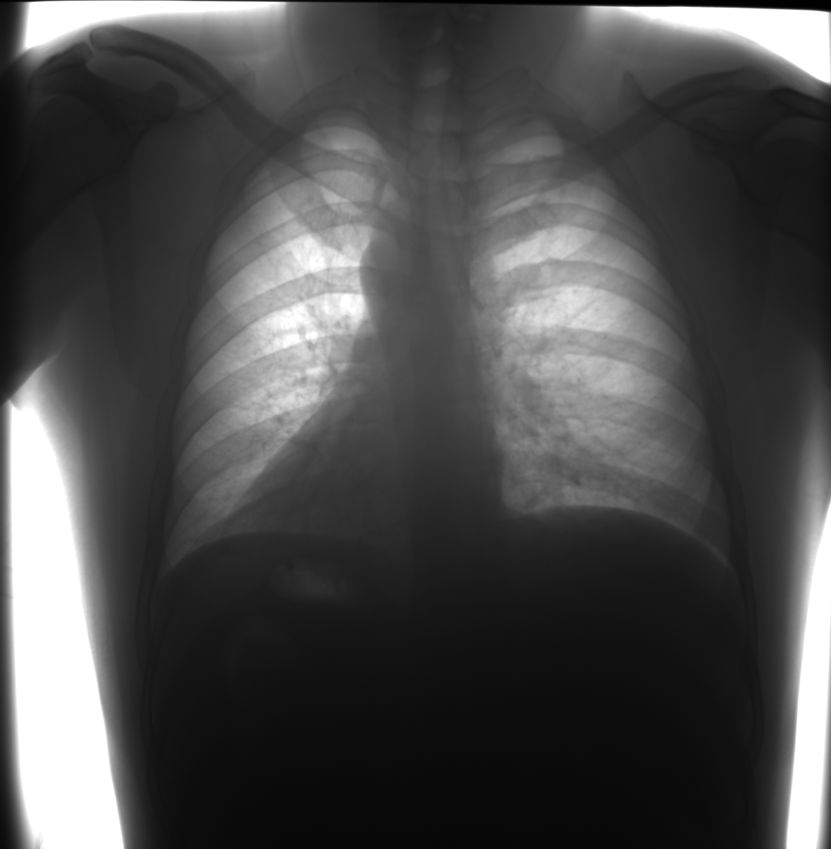
#> input picture DIP/锐化实验/sharp.bmp, 831 x 849 px, shrunk from 1500 x 1534 before the run
$ python unsharpMask.py   (older library calls are emulated)
#> lines starting #> are read from the running program, lines starting #| are printed output that depends on the picture; after the words box and inside, x2 and y2 are one past the last pixel; in counts of white or black regions, pixels touching at a corner belong together
'''
实验三 图像锐化
1. 读取给定的图像文件；
2. 实现unsharp masking算法，其中，滤波器和算法中的参数根据图像特性自主选择；
3. 输出以BITMAP格式文件保存的处理结果图像；
'''

import cv2
import numpy as np

img = cv2.imread("sharp.bmp", cv2.IMREAD_GRAYSCALE)
#> img is the input picture: shape (849, 831); min 0, max 255, mean 76
# cv2.imshow('img', img)
# cv2.waitKey(1000)

img_row = img.shape[0]
#> img_row = 849
img_col = img.shape[1]
#> img_col = 831
rows = img_row + 2
#> rows = 851
cols = img_col + 2
#> cols = 833
image = np.zeros([rows, cols], np.int)

# 在图像周围加一圈灰度值为0的边界
for i in range(1, rows-1):
    for j in range(1, cols-1):
        image[i][j] = img[i-1][j-1]

# 使用加权平滑滤波器，邻域大小为3×3
def weightSF(Img, Rows, Cols):
#> called with Rows = 851, Cols = 833
    for ii in range(1, Rows - 1):
        for jj in range(1, Cols - 1):
            temp = 4 * Img[ii][jj] + 2 * (Img[ii - 1][jj] + Img[ii + 1][jj] + Img[ii][jj - 1] + Img[ii][jj + 1]) + \
                   (Img[ii - 1][jj - 1] + Img[ii + 1][jj - 1] + Img[ii - 1][jj + 1] + Img[ii + 1][jj + 1])
            Img[ii][jj] = int(temp / 16)

SFimage = image.copy()
weightSF(SFimage, rows, cols)# 模糊后的图像
Gimage = np.zeros([rows, cols], np.int)
Gimage = image - SFimage# 获得模板
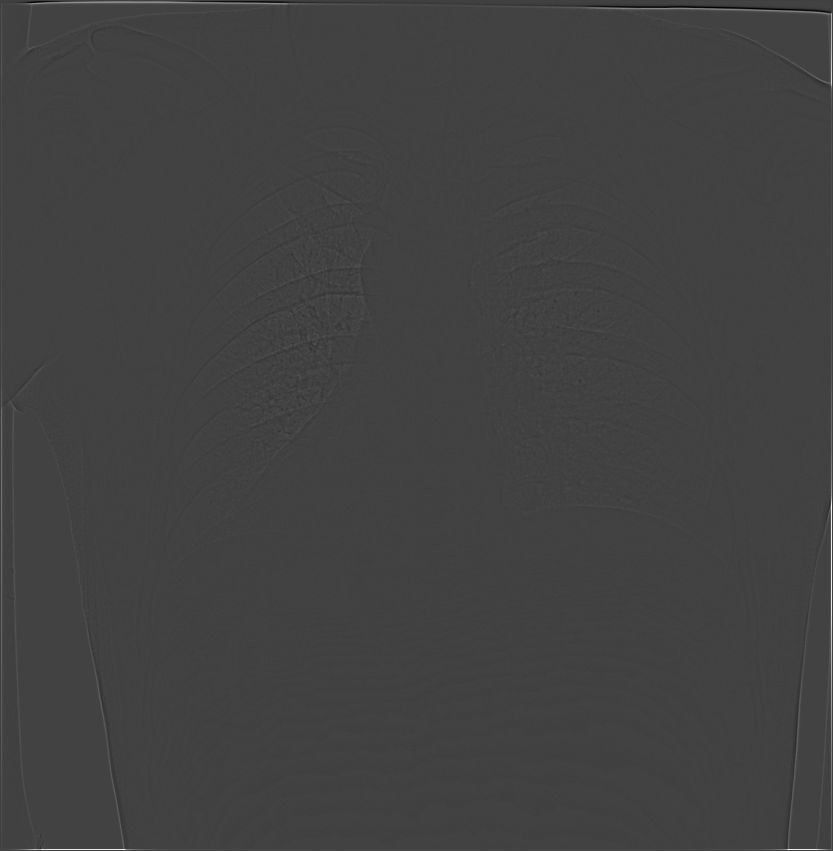
#> Gimage: shape (851, 833) int64; min -28, max 83, mean 0.8; drawn with min black and max white
sharpedImg = np.zeros([rows, cols], np.int)
sharpedImg = image + 10*Gimage
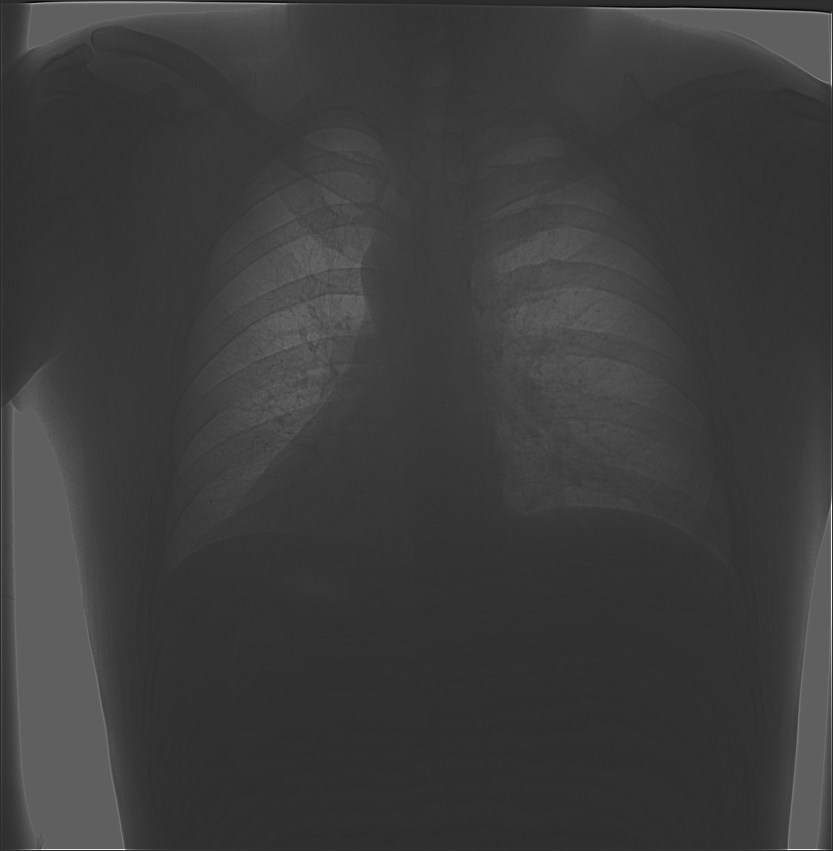
#> sharpedImg: shape (851, 833) int64; min -228, max 1084, mean 83.9; drawn with min black and max white
for i in range(0, rows):
    for j in range(0, cols):
        if sharpedImg[i][j] < 0:
            sharpedImg[i][j] = 0
        if sharpedImg[i][j] > 255:
            sharpedImg[i][j] = 255
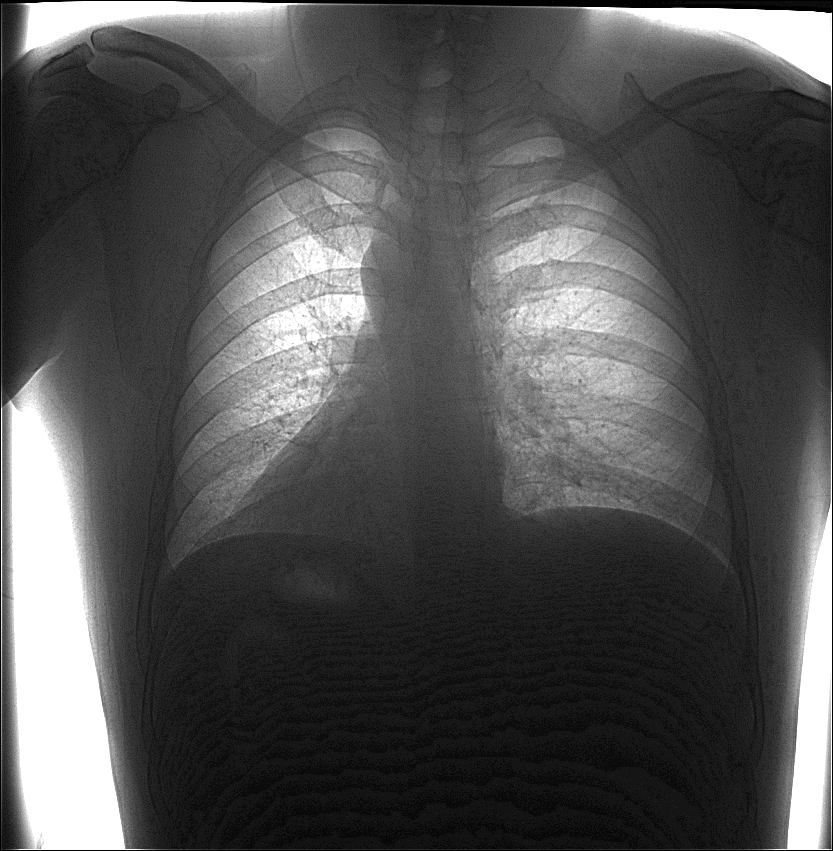
#> sharpedImg: shape (851, 833) int64; 7.68% of pixels changed, all inside (x1, y1, x2, y2) = (1, 1, 832, 850)
SFimage = SFimage.astype(np.uint8)
Gimage = Gimage.astype(np.uint8)
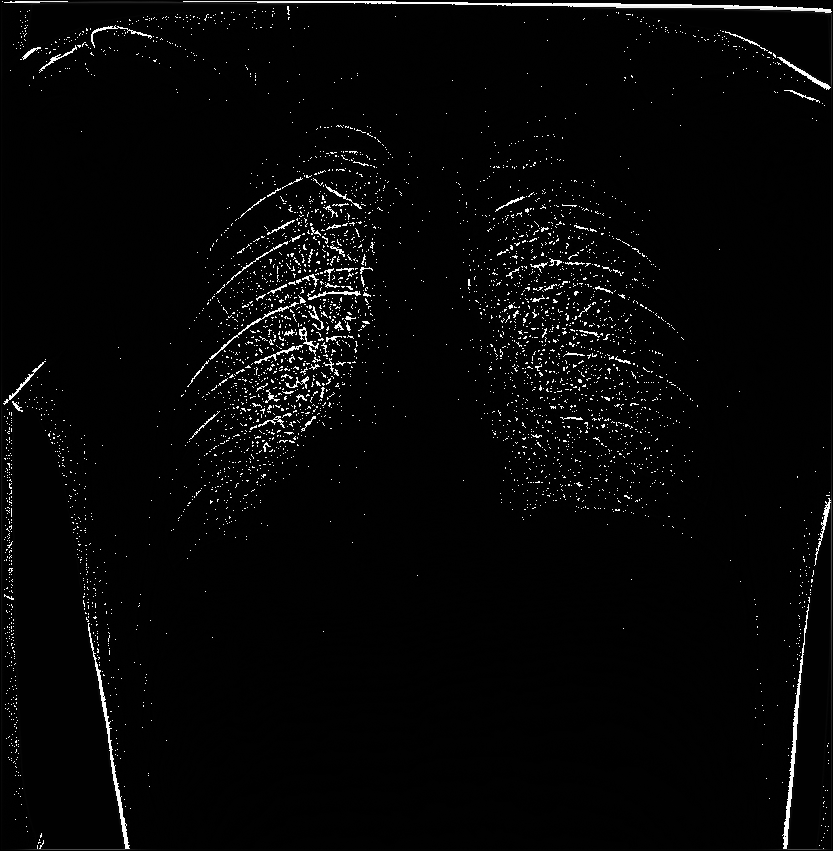
#> Gimage: shape (851, 833); min 0, max 255, mean 6.7
sharpedImg = sharpedImg.astype(np.uint8)
cv2.imwrite('blur.bmp', SFimage)
cv2.imwrite('template.bmp', Gimage)
cv2.imwrite('weightedSharp.bmp', sharpedImg)
